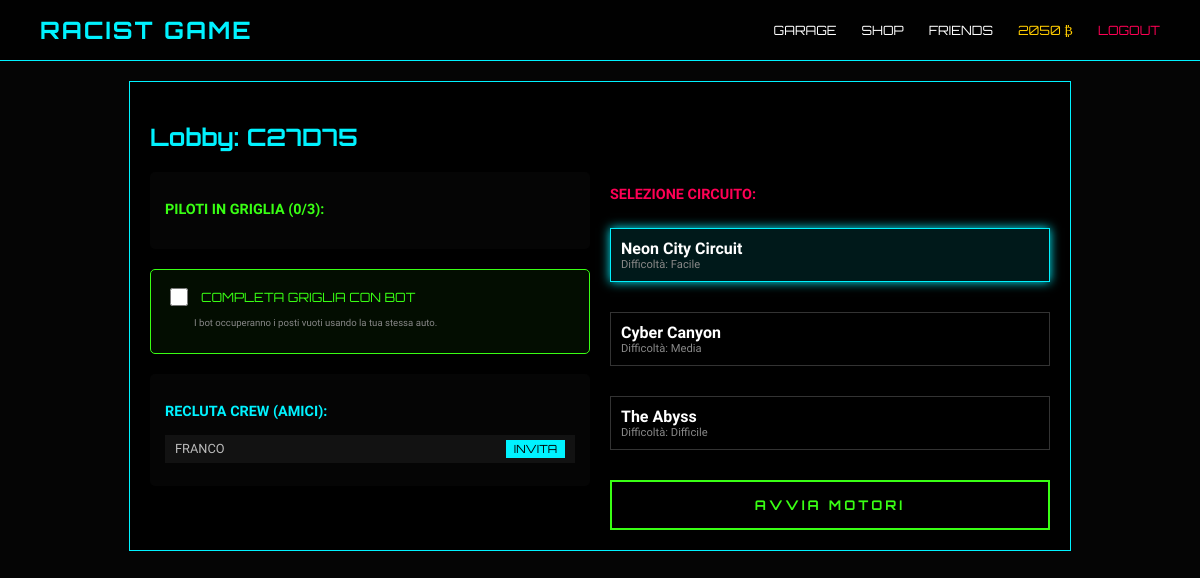
The app's page /lobby/C27D75 (signed in) with its own data.
### models.py (models this page shows)
class User(db.Model, UserMixin):
    id = db.Column(db.Integer, primary_key=True)
    username = db.Column(db.String(20), unique=True, nullable=False)
    password = db.Column(db.String(128), nullable=False)
    credits = db.Column(db.Integer, default=100)
    active_car_id = db.Column(db.Integer, nullable=True)
    lobby_id = db.Column(db.Integer, db.ForeignKey('lobby.id'), nullable=True)
    owned_cars = db.relationship('UserCar', backref='owner', lazy=True)

class Lobby(db.Model):
    id = db.Column(db.Integer, primary_key=True)
    code = db.Column(db.String(10), unique=True, nullable=False)
    host_id = db.Column(db.Integer, db.ForeignKey('user.id'))
    track_id = db.Column(db.Integer, db.ForeignKey('track.id'), nullable=True)
    is_started = db.Column(db.Boolean, default=False)
    host = db.relationship('User', foreign_keys=[host_id], post_update=True)
    players = db.relationship('User', foreign_keys=[User.lobby_id], backref='current_lobby_obj', lazy=True)

class Track(db.Model):
    id = db.Column(db.Integer, primary_key=True)
    name = db.Column(db.String(50), nullable=False)
    difficulty = db.Column(db.String(20))
    model_path = db.Column(db.String(200))
    reward_multiplier = db.Column(db.Float, default=1.0)
    checkpoints = db.Column(db.Text)  # JSON string
    laps = db.Column(db.Integer, default=3)

### server.py (the view)
@app.route('/lobby/<code>')
@login_required
def view_lobby(code):
    lobby = Lobby.query.filter_by(code=code).first_or_404()
    current_user.lobby_id = lobby.id
    db.session.commit()
    tracks = Track.query.all()
    friendships = Friendship.query.filter(
        ((Friendship.user_id == current_user.id) |
         (Friendship.friend_id == current_user.id)),
        Friendship.status == 'accepted'
    ).all()
    friend_list = [
        User.query.get(
            f.friend_id if f.user_id == current_user.id else f.user_id
        )
        for f in friendships
    ]
    return render_template(
        'lobby.html',
        lobby=lobby,
        tracks=tracks,
        friends=friend_list
    )

### server.py (called while the page is built)
@login_manager.user_loader
def load_user(user_id):
    return User.query.get(int(user_id))

### templates/lobby.html (shortened to what this page needs)
{% extends "base.html" %}
{% block content %}
<div class="lobby-container cyberpunk-card" style="max-width: 900px; margin: 20px auto; padding: 20px; border: 1px solid #00f2ff; background: rgba(0,0,0,0.9);">
    <h2 style="font-family: 'Orbitron'; color: #00f2ff;">Lobby: <span class="neon-text" id="lobby-code">{{ lobby.code }}</span></h2>
    <div style="display: grid; grid-template-columns: 1fr 1fr; gap: 20px;">
        <div>
            <div class="players-list panel-section" style="margin-bottom: 20px;">
                <h3 style="color: #39ff14; font-size: 0.9em;">PILOTI IN GRIGLIA (<span id="player-count">{{ lobby.players|length }}</span>/3):</h3>
            </div>
            {% if current_user.id == lobby.host_id %}
            <div class="bot-section panel-section" style="margin-bottom: 20px; border: 1px solid #39ff14; background: rgba(57, 255, 20, 0.05);">
                <label style="color: #39ff14; font-family: 'Orbitron'; font-size: 0.8em; cursor: pointer; display: flex; align-items: center; gap: 10px;">
                    <input type="checkbox" id="fill-with-bots" style="width: 18px; height: 18px; accent-color: #39ff14;">
                    COMPLETA GRIGLIA CON BOT
                </label>
                <p style="font-size: 0.6em; color: #888; margin-top: 8px; margin-left: 28px;">
                    I bot occuperanno i posti vuoti usando la tua stessa auto.
                </p>
            </div>
            {% endif %}
            <div class="invite-section panel-section">
                <h3 style="color: #00f2ff; font-size: 0.9em;">RECLUTA CREW (AMICI):</h3>
                <div id="friends-to-invite">
                    {% for friend in friends %}
                        {% set player_ids = lobby.players | map(attribute='id') | list %}
                        <div id="friend-row-{{ friend.id }}"
                             style="display: {% if friend.id in player_ids %}none{% else %}flex{% endif %};
                                    justify-content: space-between; align-items: center; margin-bottom: 8px;
                                    background: rgba(255,255,255,0.05); padding: 5px 10px;">
                            <span style="color: #bbb; font-size: 0.8em;">{{ friend.username }}</span>
                            <button onclick="inviteFriend({{ friend.id }})" class="btn-small" style="background: #00f2ff; color: #000; border: none; padding: 2px 8px; font-size: 0.7em; font-family: 'Orbitron';">INVITA</button>
                        </div>
                    {% else %}
                        <p style="color: #555; font-size: 0.7em;">Nessun alleato disponibile.</p>
                    {% endfor %}
                </div>
            </div>
        </div>
        <div class="track-selection">
            <h3 style="color: #ff0055; font-size: 0.9em;">SELEZIONE CIRCUITO:</h3>
            <div class="track-grid" style="display: grid; gap: 10px;">
                {% for track in tracks %}
                <div id="track-{{ track.id }}"
                     class="track-card {% if lobby.track_id == track.id %}selected{% endif %}"
                     onclick="selectTrack({{ lobby.id }}, {{ track.id }})"
                     style="border: 1px solid #333; padding: 10px; cursor: pointer;">
                    <h4 style="margin: 0; color: #fff;">{{ track.name }}</h4>
                    <p style="margin: 0; font-size: 0.7em; color: #888;">Difficoltà: {{ track.difficulty }}</p>
                </div>
                {% endfor %}
            </div>
            {% if current_user.id == lobby.host_id %}
            <button onclick="startRaceWithConfig({{ lobby.id }})" class="btn-cyber-main" id="btn-start"
                    style="{% if not lobby.track_id %}opacity: 0.4; cursor: not-allowed;{% endif %}"
                    {% if not lobby.track_id %}disabled{% endif %}>
                <span class="btn-content">AVVIA MOTORI</span>
            </button>
            {% else %}
            <div class="waiting-area" style="margin-top: 20px; text-align: center;">
                <p class="blink" style="color: #ff0055; font-size: 0.8em;">IN ATTESA DELL'HOST...</p>
            </div>
            {% endif %}
        </div>
    </div>
</div>
{% endblock %}

### templates/base.html (shortened to what this page needs)
<!DOCTYPE html>
<html lang="it">
<head>
    <link rel="stylesheet" href="{{ url_for('static', filename='css/style.css') }}">
</head>
<body>
    <nav class="navbar" style="display: flex; justify-content: space-between; align-items: center; padding: 15px 40px; background: rgba(0,0,0,0.8); border-bottom: 1px solid #00f2ff;">
        <strong style="font-family: 'Orbitron'; color: #00f2ff; font-size: 1.5em; letter-spacing: 2px;">RACIST GAME</strong>
        {% if current_user.is_authenticated %}
        <div style="display: flex; gap: 25px; font-family: 'Orbitron'; font-size: 0.8em;">
            <a href="{{ url_for('garage') }}" style="color: #fff; text-decoration: none; hover: color:#00f2ff;">GARAGE</a>
            <a href="{{ url_for('shop') }}" style="color: #fff; text-decoration: none;">SHOP</a>
            <a href="{{ url_for('social_page') }}" style="color: #fff; text-decoration: none;">FRIENDS</a>
            <span style="color: #ffcc00;">{{ current_user.credits }} ₿</span>
            <a href="{{ url_for('logout') }}" style="color: #ff0055; text-decoration: none;">LOGOUT</a>
        </div>
        {% endif %}
    </nav>
    {% block content %}{% endblock %}
</body>
</html>

### static/css/style.css (style rules this page uses)
body { margin: 0; background: #050505; color: #fff; font-family: 'Rajdhani', sans-serif; overflow-x: hidden; }
.track-card { border: 2px solid #333; padding: 15px; margin: 10px 0; cursor: pointer; transition: 0.3s; background: rgba(0,0,0,0.5); }
.track-card.selected { border-color: #ff0055; background: rgba(255, 0, 85, 0.2); }

### templates/lobby.html (style rules this page uses)
.panel-section { background: rgba(255,255,255,0.02); padding: 15px; border-radius: 5px; }
.track-card.selected { border-color: #00f2ff !important; background: rgba(0, 242, 255, 0.1); box-shadow: 0 0 10px #00f2ff; }
.btn-cyber-main { margin-top: 20px; width: 100%; padding: 15px; background: transparent; border: 2px solid #39ff14; color: #39ff14; font-family: 'Orbitron', sans-serif; font-weight: bold; letter-spacing: 3px; position: relative; cursor: pointer; transition: 0.3s; overflow: hidden; text-transform: uppercase; }

### records on screen
User: credits "2050"
Lobby: code "C27D75"
User: username "FRANCO"
Track: name "Neon City Circuit", difficulty "Facile"
Track: name "Cyber Canyon", difficulty "Media"
Track: name "The Abyss", difficulty "Difficile"

### other values on screen
{{ lobby.players|length }} "0"
